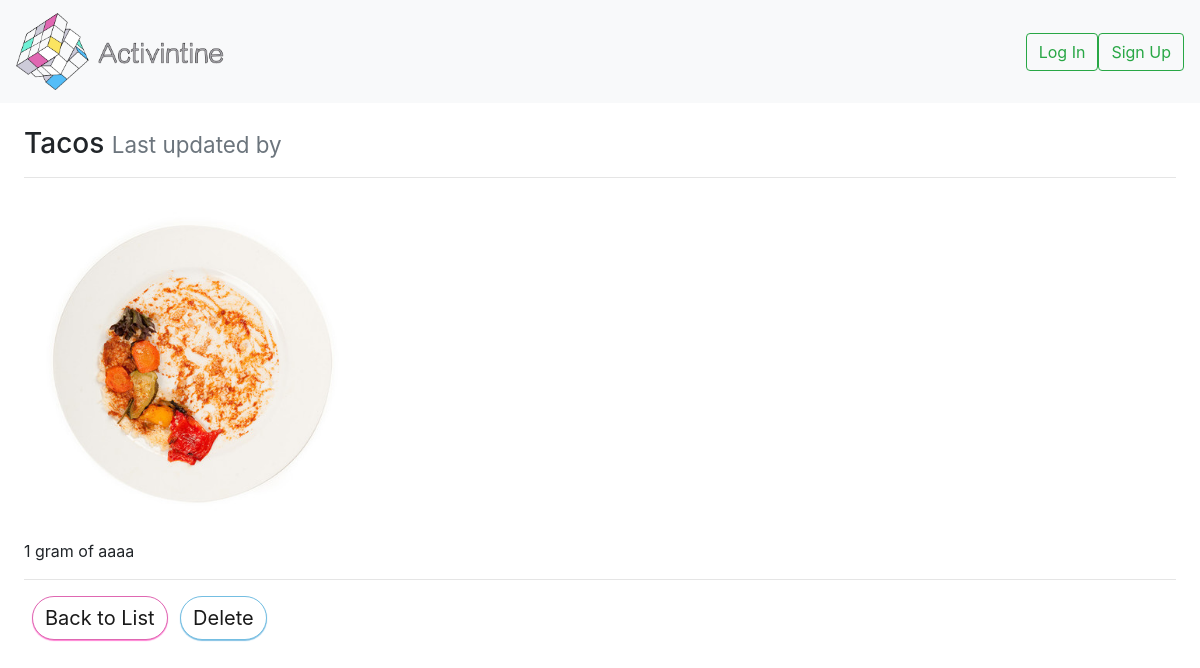
/food_detail/1/, run on the app's committed database.
### project/models.py (models this page shows)
class Food(models.Model):
    title = models.CharField(max_length=settings.PROJECT_TOPIC_TITLE_MAX_LENGTH, unique=True,
                            help_text="Title of your Topic.")
    image = models.ImageField(upload_to='images/')
    ingredients = models.TextField(
        help_text="Write the engredients of your Food here.")

### project/views.py (the view)
# urls.py: path('food_detail/<int:pk>/', FoodDetailView.as_view(), name='food-details-project'),
class FoodDetailView(generic.DetailView):
    model = Food
    def get(self, request, pk):
        food = Food.objects.get(pk=pk)
        return render(request, 'food_detail.html', {
          'food': food
        })

### project/templates/food_detail.html (shortened to what this page needs)
{% load static %}
<!DOCTYPE html>
<html lang="en">
<head>
    <link rel="stylesheet" href="https://stackpath.bootstrapcdn.com/bootstrap/4.4.1/css/bootstrap.min.css">
</head>
<body>
    <nav class="navbar navbar-expand-lg navbar-light bg-light">
        <div class="collapse navbar-collapse" id="navbarTogglerDemo01">
            <a class="navbar-brand" href="{% url 'home-page' %}"><img src="{% static 'images/logoact.png' %}" alt=""></a>
            <form class="form-inline my-2 my-lg-0">
            {% if user.is_authenticated %}
        <div class="text-white">Hello, <strong>{{ user.username }}!</strong></div>
        <a href="{% url 'logout' %}"  class="btn btn-outline-success my-2 my-sm-0" id="log" style="font-size: 20px; border-color: #74bee2;border-radius: 25px; background:#ffffff; color: #1a1a1a; box-shadow: 0px 1px 1px rgb(132, 193, 228);">Log Out</a>
        {% else %}
        <a href="{% url 'login' %}" class="btn btn-outline-success my-2 my-sm-0" id="log" type="submit">Log In</a>
        <a href="{% url 'templates-signup-page' %}" class="btn btn-outline-success my-2 my-sm-0" id="sign" type="submit">Sign Up</a>
        {% endif %}
    </form>
        </div>
    </nav>
  <div class="row">
    <div class="col m-4">
      <h3>{{ food.title }} <small class="text-muted">Last updated {{ food.modified|date:"SHORT_DATETIME_FORMAT" }} by <b>{{ food.author.username }}</b></small></h3>
      <hr>
      <div class="img-wrap" id="profile-img">
        <img class="card-img-top" src="{{ food.image.url }}" style="max-width:30%">
       </div>
       <p>{{ food.ingredients}}</p>
      <hr>
      <a href="{% url 'foods' %}" class="btn btn-danger ml-2" style="font-size: 20px; border-color: #DF67B2;border-radius: 25px; background:#ffffff; color: #1a1a1a; box-shadow: 0px 1px 1px rgb(288, 132, 212);">Back to List</a>
      <a href="{% url 'food-delete-project' food.pk %}" class="btn btn-danger ml-2" style="font-size: 20px; border-color: #74bee2;border-radius: 25px; background:#ffffff; color: #1a1a1a; box-shadow: 0px 1px 1px rgb(132, 193, 228);">Delete</a>
    </div>
  </div>
  </body>
</html>

### data on the page
Food: title "Tacos", image (picture), ingredients "1 gram of aaaa"
